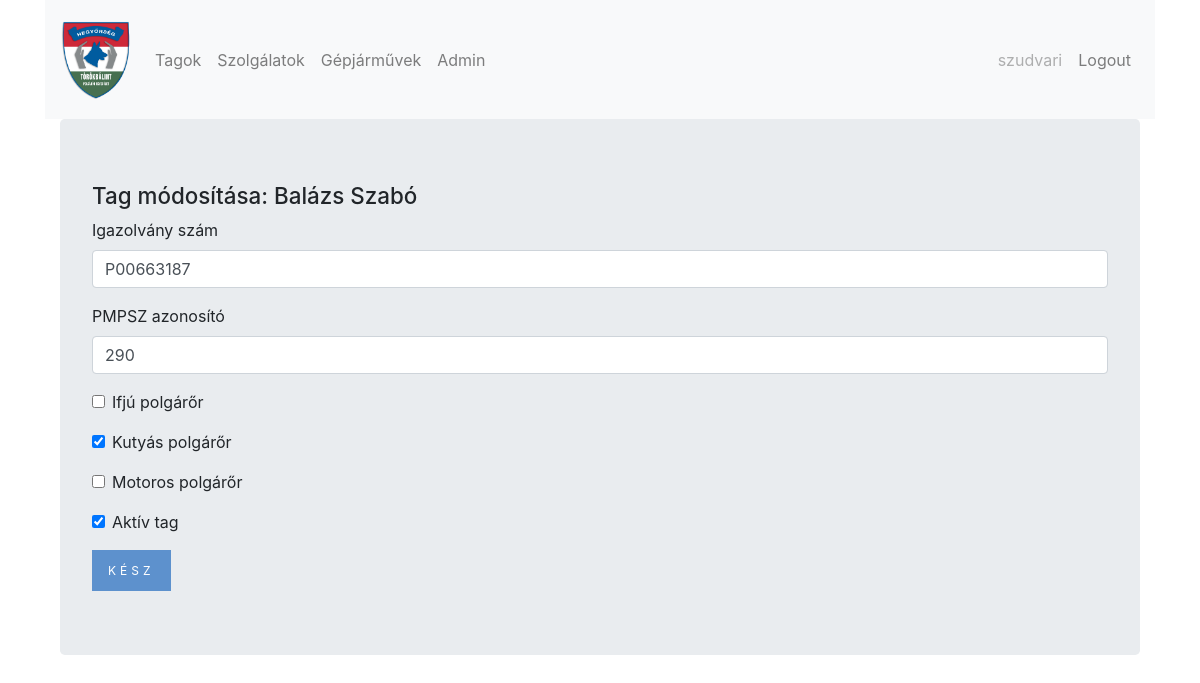
The app's page /time_sheet/update_member/6/ (signed in) with its own data.
### time_sheet/models.py (models this page shows, shortened)
class Member(models.Model):
    last_name = models.CharField(max_length=256, verbose_name= ('Vezetéknév'))
    first_name = models.CharField(max_length=256, verbose_name= ('Keresztnév'))
    id_number = models.CharField(max_length=20, blank=True, null=True, verbose_name= ('Igazolvány szám'))
    pmpsz_number = models.CharField(max_length=8, unique=True, blank=True, null=True, verbose_name= ('PMPSZ azonosító'))
    young = models.BooleanField(default=False, verbose_name= ('Ifjú polgárőr'))
    dog = models.BooleanField(default=False, verbose_name= ('Kutyás polgárőr'))
    motor = models.BooleanField(default=False, verbose_name= ('Motoros polgárőr'))
    reg_date = models.DateTimeField(default=timezone.now)
    active = models.BooleanField(default=True, verbose_name= ('Aktív tag'))
    class Meta():
        unique_together = ('first_name', 'last_name')
        ordering = ['last_name']

### time_sheet/views.py (the view)
# urls.py: path('update_member/<int:pk>/',views.MemberUpdate.as_view(), name='member_update'),
class MemberUpdate(LoginRequiredMixin,UpdateView):
    login_url = '/login/'
    fields = ('id_number', 'pmpsz_number', 'young', 'dog', 'motor', 'active')
    model = models.Member

### time_sheet/templates/time_sheet/member_form.html (shortened to what this page needs)
{% extends 'base.html' %}
{% load bootstrap4 %}
{% block content_block %}
<div class="jumbotron">
  <h1>
    {% if not form.instance.pk %}
    Új tag
    {% else %}
    Tag módosítása: {{member.first_name}} {{member.last_name}}
    {% endif %}
  </h1>
<form method="POST" autocomplete="off">
  {% bootstrap_form form %}
  {% buttons %}
  <button type="submit" class="btn btn-primary">Kész</button>
  {% endbuttons %}
</form>
{% endblock %}

### templates/base.html (shortened to what this page needs)
<!DOCTYPE html>
{% load static %}
{% load bootstrap4 %}
<html lang="hu" dir="ltr">
<head>
  {% bootstrap_css %}
  <link href="https://stackpath.bootstrapcdn.com/font-awesome/4.7.0/css/font-awesome.min.css" rel="stylesheet">
  <link rel="stylesheet" href="https://code.jquery.com/ui/1.12.1/themes/base/jquery-ui.css">
  <link rel="stylesheet" href="{% static 'css/master.css' %}">
</head>
<body>
  <div class="container">
    <nav class="navbar navbar-expand-lg navbar-light bg-light">
      <a class="navbar-brand" href={% url 'home' %}><img src="{% static "media/logo.png" %}" alt="Hegyőrség" width="70"></a>
      <div class="collapse navbar-collapse" id="navbarSupportedContent">
        {% if user.is_authenticated %}
        <ul class="navbar-nav mr-auto">
          <li class="nav-item">
            <a class="nav-link" href="{% url 'time_sheet:member_list' %}">Tagok <span class="sr-only">(current)</span></a>
          </li>
          <li class="nav-item">
            <a class="nav-link" href="{% url 'time_sheet:duty_list' %}">Szolgálatok</a>
          </li>
          <li class="nav-item">
            <a class="nav-link" href="{% url 'time_sheet:car_list' %}">Gépjárművek</a>
          </li>
          <li class="nav-item">
            <a class="nav-link" href="{% url 'admin:index' %}">Admin</a>
          </li>
        </ul>
        <ul class="nav navbar-nav navbar-right">
          <li><span class="nav-link disabled">{{user.username}}</span></a></li>
          <li><a class="nav-link" href="{% url 'accounts:logout' %}">Logout</a></li>
        </ul>
        {% else %}
        <ul class="nav navbar-nav navbar-right">
          <li class="nav-item"><a class="nav-link" href="{% url 'accounts:login' %}">Log In</a></li>
        </ul>
        {% endif %}
      </nav>
      <div class="content container mycontainer">
        {% block content_block %}{% endblock %}
      </div>
  </body>
  </html>

### static/css/master.css (style rules this page uses)
.btn-primary, .button-warning, .d-print-none { display: inline-block; border-radius: 0px; text-decoration: none; padding: 10px 15px; font-size: 12px; line-height: 19px; text-transform: uppercase; letter-spacing: 4px; -webkit-transition: all .4s ease-in-out; -moz-transition: all .4s ease-in-out; -ms-transition: all .4s ease-in-out; -o-transition: all .4s ease-in-out; transition: all .4s ease-in-out; }
.container { margin-bottom: 20px }
.btn-primary { background-color: #5d91cd;border-color: #5d91cd }
h1, h2 { font-size: 1.4rem }

### records on screen
Member: first_name "Balázs", last_name "Szabó", id_number "P00663187", pmpsz_number "290", dog "☑", active "☑"

### other values on screen
{{ user.username }} "szudvari"
